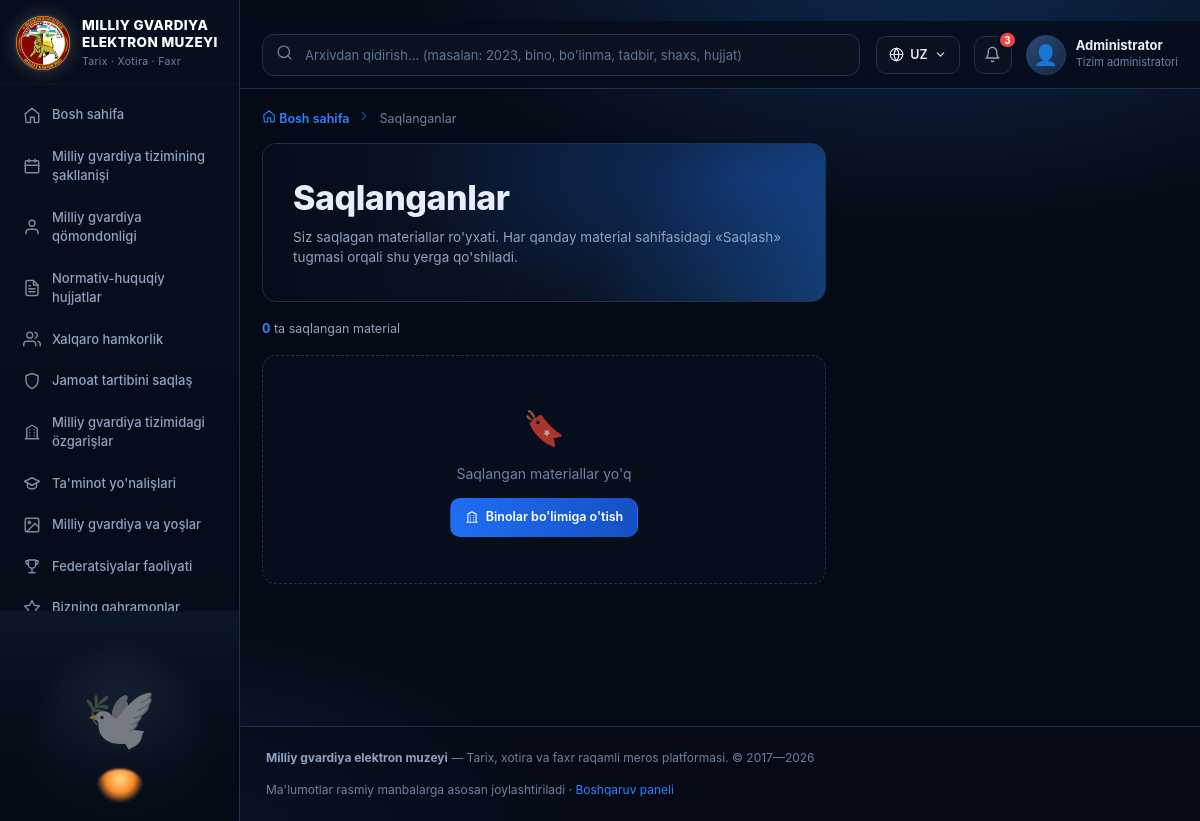
The app's page /saqlanganlar/ with its own data.
### core/models.py (models this page shows, shortened)
class TimeStampedModel(models.Model):
    created_at = models.DateTimeField("Yaratilgan sana", auto_now_add=True)
    updated_at = models.DateTimeField("Yangilangan sana", auto_now=True)
    class Meta:
        abstract = True

class Direction(TimeStampedModel):
    number = models.PositiveIntegerField("Raqam", unique=True)
    title = models.CharField("Nomi", max_length=255)
    description = models.TextField("Tavsif", blank=True)
    icon = models.CharField("Belgi (svg nomi)", max_length=40, default="star")
    url = models.CharField(
        "Havola (URL nomi)", max_length=100, blank=True, default="core:yonalishlar",
    )
    class Meta:
        verbose_name = "Yo'nalish"
        verbose_name_plural = "Yo'nalishlar"
        ordering = ["number"]

### core/views.py (the view, shortened to what this page needs)
# urls.py: path("saqlanganlar/", views.saqlanganlar, name="saqlanganlar"),
def saqlanganlar(request):
    key = request.session.session_key
    saved = Bookmark.objects.filter(session_key=key)
    registry = {
        "bino": (Building, "Yangi bino"),
        "bolinma": (Department, "Bo'linma"),
        "galaba": (Achievement, "G'alaba"),
        "tadbir": (Event, "Tadbir"),
        "hujjat": (Document, "Hujjat"),
        "talim": (Education, "Ta'lim"),
        "shaxs": (Person, "Shaxs"),
        "media": (MediaItem, "Media"),
    }
    items = []
    return render(request, "core/saqlanganlar.html", {
        "active": "saqlanganlar",
        "title": "Saqlanganlar",
        "subtitle": "Siz saqlagan materiallar ro'yxati. Saqlash tugmasi orqali materiallarni shu yerda to'plashingiz mumkin.",
        "items": items,
        "total": len(items),
    })

### core/context_processors.py (called while the page is built)
def site_globals(request):
    menu = [{"name": "Bosh sahifa", "url": "core:home", "icon": "home"}]
    for direction in Direction.objects.all().order_by("number"):
        menu.append(
            {
                "name": direction.title,
                "url": direction.url or "core:yonalishlar",
                "icon": direction.icon or "star",
            }
        )
    if not request.session.session_key:
        request.session.create()
    bookmark_count = Bookmark.objects.filter(
        session_key=request.session.session_key
    ).count()
    return {
        "MENU": menu,
        "DIRECTIONS": Direction.objects.all()[:10],
        "DEPARTMENT_LIST": Department.objects.all()[:20],
        "BOOKMARK_COUNT": bookmark_count,
        "SITE_TITLE": "Milliy gvardiya elektron muzeyi",
        "MEDIA_URL": settings.MEDIA_URL,
    }

### core/templatetags/mg_tags.py (called while the page is built)
@register.inclusion_tag("includes/icon.html", takes_context=True)
def svg(context, name, size=18):
    return {"path": ICONS.get(name, ""), "size": size}

@register.filter
def split(value, sep=" "):
    if value is None:
        return []
    return str(value).split(sep)

### core/templates/core/saqlanganlar.html (shortened to what this page needs)
{% extends "base.html" %}
{% load mg_tags %}
{% block breadcrumb %}
<nav class="breadcrumb">
  <a href="{% url 'core:home' %}">{% svg 'home' 13 %} Bosh sahifa</a>
  <span class="breadcrumb__sep">{% svg 'chev' 12 %}</span>
  <span>Saqlanganlar</span>
</nav>
{% endblock %}
{% block content %}
<section class="hero">
  <h1 class="page-title">Saqlanganlar</h1>
  <p class="page-sub">Siz saqlagan materiallar ro'yxati. Har qanday material sahifasidagi «Saqlash» tugmasi orqali shu yerga qo'shiladi.</p>
</section>
<div class="chips">
  <span class="text-muted" style="font-size:12.5px"><b class="text-accent">{{ total }}</b> ta saqlangan material</span>
</div>
<div class="grid grid--3">
  {% for it in items %}
  <a class="card" href="{{ it.url }}">
    <div class="card__media" style="aspect-ratio:16/9">
      <div class="ph" style="background:{% if it.image %}url('{{ it.image.url }}') center/cover{% else %}{{ it.title|gradient }}{% endif %}"></div>
      <span class="card__type" style="background:#1d4ed8">{{ it.kind }}</span>
    </div>
    <div class="card__body">
      <div class="card__title">{{ it.title }}</div>
    </div>
    <div class="card__meta">
      <form method="post" action="{% url 'core:bookmark_toggle' %}" onsubmit="return confirm('Saqlanganlardan olib tashlansinmi?')">
        {% csrf_token %}
        <input type="hidden" name="ctype" value="{{ it.ctype }}">
        <input type="hidden" name="oid" value="{{ it.obj.pk }}">
        <input type="hidden" name="next" value="{% url 'core:saqlanganlar' %}">
        <button class="btn" type="submit" style="padding:5px 10px">{% svg 'bookmark' 12 %} Olib tashlash</button>
      </form>
      <span class="push card__arrow">{% svg 'arrow' 13 %}</span>
    </div>
  </a>
  {% empty %}
  <div class="empty" style="grid-column:1/-1">
    <div class="empty__icon">🔖</div>
    Saqlangan materiallar yo'q
    <div style="margin-top:14px"><a class="btn btn--primary" href="{% url 'core:binolar' %}">{% svg 'building' 14 %} Binolar bo'limiga o'tish</a></div>
  </div>
  {% endfor %}
</div>
{% endblock %}

### core/templates/base.html (shortened to what this page needs)
{% load static %}{% load mg_tags %}<!DOCTYPE html>
<html lang="uz">
<head>
  <link rel="stylesheet" href="{% static 'css/style.css' %}">
</head>
<body>
{% if active == 'landing' %}
  {% block landing %}{% endblock %}
{% else %}
<aside class="sidebar" id="sidebar">
  <a class="brand" href="{% url 'core:home' %}">
    <div class="brand__logo"><img src="{% static 'img/ico.png' %}"></div>
    <div class="brand__text">
      <div class="brand__title">Milliy gvardiya<br>elektron muzeyi</div>
      <div class="brand__subtitle">Tarix · Xotira · Faxr</div>
    </div>
  </a>
  <nav class="nav">
    {% for item in MENU %}
      {% with url_name=item.url|split:':' %}
      <a class="nav__item{% if active == url_name.1 %} is-active{% endif %}" href="{% url item.url %}">
        {% svg item.icon %} <span>{{ item.name }}</span>
      </a>
      {% endwith %}
    {% endfor %}
  </nav>
  <div class="sidebar__memorial" title="Milliy gvardiya xotirasi"></div>
</aside>
<div class="shell">
  <header class="header">
    <form class="search" action="{% url 'core:qidiruv' %}" method="get">
      <span class="search__icon">{% svg 'search' 17 %}</span>
      <input type="search" name="q" value="{{ request.GET.q|default:'' }}" placeholder="Arxivdan qidirish... (masalan: 2023, bino, bo'linma, tadbir, shaxs, hujjat)">
    </form>
    <div class="header__right">
      <button class="lang">{% svg 'globe' 15 %} UZ {% svg 'chevD' 13 %}</button>
      <button class="bell" title="Bildirishnomalar">{% svg 'bell' 17 %}<span class="bell__count">3</span></button>
      <div class="user">
        <div class="user__avatar">👤</div>
        <div class="user__meta">
          <div class="user__name">Administrator</div>
          <div class="user__role">Tizim administratori</div>
        </div>
      </div>
    </div>
  </header>
  <main class="layout{% block layout_class %}{% endblock %}">
    <div>
      {% block breadcrumb %}{% endblock %}
      {% block content %}{% endblock %}
    </div>
  </main>
  <footer class="footer">
    <div><b>Milliy gvardiya elektron muzeyi</b> — Tarix, xotira va faxr raqamli meros platformasi. © 2017—2026</div>
    <div>Ma'lumotlar rasmiy manbalarga asosan joylashtiriladi · <a href="/admin/" class="text-accent">Boshqaruv paneli</a></div>
  </footer>
</div>
{% endif %}
</body>
</html>

### records on screen
Direction: url "core:yillar" (drawn), name "Milliy gvardiya tizimining şakllanişi"
Direction: url "core:shaxslar" (drawn), name "Milliy gvardiya qömondonligi"
Direction: url "core:hujjatlar" (drawn), name "Normativ-huquqiy hujjatlar"
Direction: url "core:tadbirlar" (drawn), name "Xalqaro hamkorlik"
Direction: url "core:bolinmalar" (drawn), name "Jamoat tartibini saqlaş"
Direction: url "core:binolar" (drawn), name "Milliy gvardiya tizimidagi özgarişlar"
Direction: url "core:talim" (drawn), name "Ta'minot yo'nalişlari"
Direction: url "core:galereya" (drawn), name "Milliy gvardiya va yoşlar"
Direction: url "core:galabalar" (drawn), name "Federatsiyalar faoliyati"
Direction: url "core:sanalar" (drawn), name "Bizning qahramonlar"

### other values on screen
{{ item.name }} "Bosh sahifa"
{{ total }} "0"
